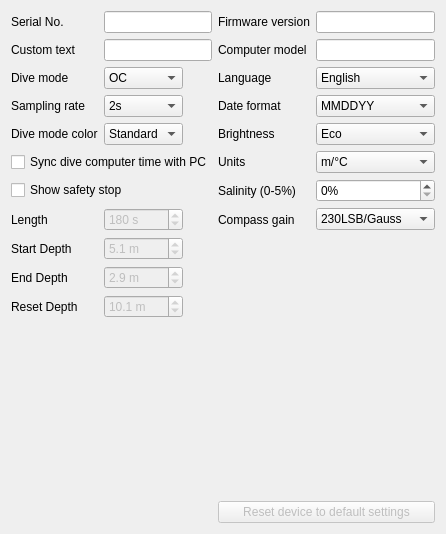
          <widget class="QWidget" name="basicSettings">
           <attribute name="title">
            <string>Basic settings</string>
           </attribute>
           <layout class="QGridLayout" name="gridLayout">
            <item row="5" column="4">
             <widget class="QComboBox" name="brightnessComboBox">
              <item>
               <property name="text">
                <string>Eco</string>
               </property>
              </item>
              <item>
               <property name="text">
                <string>Medium</string>
               </property>
              </item>
              <item>
               <property name="text">
                <string>High</string>
               </property>
              </item>
             </widget>
            </item>
            <item row="7" column="4">
             <widget class="QSpinBox" name="salinitySpinBox">
              <property name="suffix">
               <string>%</string>
              </property>
              <property name="maximum">
               <number>5</number>
              </property>
             </widget>
            </item>
            <item row="2" column="4">
             <widget class="QComboBox" name="languageComboBox">
              <item>
               <property name="text">
                <string>English</string>
               </property>
              </item>
              <item>
               <property name="text">
                <string>German</string>
               </property>
              </item>
              <item>
               <property name="text">
                <string>French</string>
               </property>
              </item>
              <item>
               <property name="text">
                <string>Italian</string>
               </property>
              </item>
             </widget>
            </item>
            <item row="6" column="4">
             <widget class="QComboBox" name="unitsComboBox">
              <item>
               <property name="text">
                <string>m/°C</string>
               </property>
              </item>
              <item>
               <property name="text">
                <string>ft/°F</string>
               </property>
              </item>
             </widget>
            </item>
            <item row="0" column="0">
             <widget class="QLabel">
              <property name="text">
               <string>Serial No.</string>
              </property>
              <property name="buddy">
               <cstring>serialNoLineEdit</cstring>
              </property>
             </widget>
            </item>
            <item row="0" column="1" colspan="2">
             <widget class="QLineEdit" name="serialNoLineEdit">
              <property name="sizePolicy">
               <sizepolicy hsizetype="Expanding" vsizetype="Fixed">
                <horstretch>1</horstretch>
                <verstretch>0</verstretch>
               </sizepolicy>
              </property>
              <property name="readOnly">
               <bool>true</bool>
              </property>
             </widget>
            </item>
            <item row="0" column="3">
             <widget class="QLabel">
              <property name="text">
               <string>Firmware version</string>
              </property>
              <property name="buddy">
               <cstring>firmwareVersionLineEdit</cstring>
              </property>
             </widget>
            </item>
            <item row="3" column="4">
             <widget class="QComboBox" name="dateFormatComboBox">
              <item>
               <property name="text">
                <string>MMDDYY</string>
               </property>
              </item>
              <item>
               <property name="text">
                <string>DDMMYY</string>
               </property>
              </item>
              <item>
               <property name="text">
                <string>YYMMDD</string>
               </property>
              </item>
             </widget>
            </item>
            <item row="0" column="4">
             <widget class="QLineEdit" name="firmwareVersionLineEdit">
              <property name="readOnly">
               <bool>true</bool>
              </property>
             </widget>
            </item>
            <item row="2" column="3">
             <widget class="QLabel">
              <property name="text">
               <string>Language</string>
              </property>
              <property name="buddy">
               <cstring>languageComboBox</cstring>
              </property>
             </widget>
            </item>
            <item row="3" column="3">
             <widget class="QLabel">
              <property name="text">
               <string>Date format</string>
              </property>
              <property name="buddy">
               <cstring>dateFormatComboBox</cstring>
              </property>
             </widget>
            </item>
            <item row="5" column="3">
             <widget class="QLabel">
              <property name="text">
               <string>Brightness</string>
              </property>
              <property name="buddy">
               <cstring>brightnessComboBox</cstring>
              </property>
             </widget>
            </item>
            <item row="6" column="3">
             <widget class="QLabel">
              <property name="text">
               <string>Units</string>
              </property>
              <property name="buddy">
               <cstring>unitsComboBox</cstring>
              </property>
             </widget>
            </item>
            <item row="7" column="3">
             <widget class="QLabel">
              <property name="text">
               <string>Salinity (0-5%)</string>
              </property>
              <property name="buddy">
               <cstring>salinitySpinBox</cstring>
              </property>
             </widget>
            </item>
            <item row="14" column="3" colspan="2">
             <widget class="QPushButton" name="resetButton">
              <property name="enabled">
               <bool>false</bool>
              </property>
              <property name="text">
               <string>Reset device to default settings</string>
              </property>
             </widget>
            </item>
            <item row="8" column="4">
             <widget class="QComboBox" name="compassGainComboBox">
              <property name="sizePolicy">
               <sizepolicy hsizetype="Preferred" vsizetype="Fixed">
                <horstretch>1</horstretch>
                <verstretch>0</verstretch>
               </sizepolicy>
              </property>
              <item>
               <property name="text">
                <string>230LSB/Gauss</string>
               </property>
              </item>
              <item>
               <property name="text">
                <string>330LSB/Gauss</string>
               </property>
              </item>
              <item>
               <property name="text">
                <string>390LSB/Gauss</string>
               </property>
              </item>
              <item>
               <property name="text">
                <string>440LSB/Gauss</string>
               </property>
              </item>
              <item>
               <property name="text">
                <string>660LSB/Gauss</string>
               </property>
              </item>
              <item>
               <property name="text">
                <string>820LSB/Gauss</string>
               </property>
              </item>
              <item>
               <property name="text">
                <string>1090LSB/Gauss</string>
               </property>
              </item>
              <item>
               <property name="text">
                <string>1370LSB/Gauss</string>
               </property>
              </item>
             </widget>
            </item>
            <item row="12" column="2">
             <spacer>
              <property name="orientation">
               <enum>Qt::Vertical</enum>
              </property>
              <property name="sizeHint" stdset="0">
               <size>
                <width>20</width>
                <height>177</height>
               </size>
              </property>
             </spacer>
            </item>
            <item row="1" column="1" colspan="2">
             <widget class="QLineEdit" name="customTextLlineEdit">
              <property name="sizePolicy">
               <sizepolicy hsizetype="Expanding" vsizetype="Fixed">
                <horstretch>1</horstretch>
                <verstretch>0</verstretch>
               </sizepolicy>
              </property>
              <property name="maxLength">
               <number>60</number>
              </property>
             </widget>
            </item>
            <item row="8" column="3">
             <widget class="QLabel">
              <property name="text">
               <string>Compass gain</string>
              </property>
              <property name="buddy">
               <cstring>compassGainComboBox</cstring>
              </property>
             </widget>
            </item>
            <item row="1" column="3">
             <widget class="QLabel">
              <property name="text">
               <string>Computer model</string>
              </property>
             </widget>
            </item>
            <item row="1" column="0">
             <widget class="QLabel">
              <property name="text">
               <string>Custom text</string>
              </property>
              <property name="buddy">
               <cstring>customTextLlineEdit</cstring>
              </property>
             </widget>
            </item>
            <item row="1" column="4">
             <widget class="QLineEdit" name="modelLineEdit">
              <property name="readOnly">
               <bool>true</bool>
              </property>
             </widget>
            </item>
            <item row="2" column="1">
             <widget class="QComboBox" name="diveModeComboBox">
              <item>
               <property name="text">
                <string>OC</string>
               </property>
              </item>
              <item>
               <property name="text">
                <string>CC</string>
               </property>
              </item>
              <item>
               <property name="text">
                <string>Gauge</string>
               </property>
              </item>
              <item>
               <property name="text">
                <string>Apnea</string>
               </property>
              </item>
             </widget>
            </item>
            <item row="2" column="0">
             <widget class="QLabel">
              <property name="text">
               <string>Dive mode</string>
              </property>
              <property name="buddy">
               <cstring>diveModeComboBox</cstring>
              </property>
             </widget>
            </item>
            <item row="3" column="1">
             <widget class="QComboBox" name="samplingRateComboBox">
              <item>
               <property name="text">
                <string>2s</string>
               </property>
              </item>
              <item>
               <property name="text">
                <string>10s</string>
               </property>
              </item>
             </widget>
            </item>
            <item row="3" column="0">
             <widget class="QLabel">
              <property name="text">
               <string>Sampling rate</string>
              </property>
              <property name="buddy">
               <cstring>samplingRateComboBox</cstring>
              </property>
             </widget>
            </item>
            <item row="5" column="1">
             <widget class="QComboBox" name="diveModeColour">
              <item>
               <property name="text">
                <string>Standard</string>
               </property>
              </item>
              <item>
               <property name="text">
                <string>Red</string>
               </property>
              </item>
              <item>
               <property name="text">
                <string>Green</string>
               </property>
              </item>
              <item>
               <property name="text">
                <string>Blue</string>
               </property>
              </item>
             </widget>
            </item>
            <item row="6" column="0" colspan="3">
             <widget class="QCheckBox" name="dateTimeSyncCheckBox">
              <property name="text">
               <string>Sync dive computer time with PC</string>
              </property>
             </widget>
            </item>
            <item row="5" column="0">
             <widget class="QLabel">
              <property name="text">
               <string>Dive mode color</string>
              </property>
              <property name="buddy">
               <cstring>diveModeColour</cstring>
              </property>
             </widget>
            </item>
            <item row="7" column="0" colspan="3">
             <widget class="QCheckBox" name="safetyStopCheckBox">
              <property name="text">
               <string>Show safety stop</string>
              </property>
             </widget>
            </item>
            <item row="10" column="0">
             <widget class="QLabel">
              <property name="text">
               <string>End Depth</string>
              </property>
             </widget>
            </item>
            <item row="8" column="1">
             <widget class="QSpinBox" name="safetyStopLengthSpinBox">
              <property name="enabled">
               <bool>false</bool>
              </property>
              <property name="suffix">
               <string> s</string>
              </property>
              <property name="minimum">
               <number>60</number>
              </property>
              <property name="maximum">
               <number>240</number>
              </property>
              <property name="value">
               <number>180</number>
              </property>
             </widget>
            </item>
            <item row="8" column="0">
             <widget class="QLabel">
              <property name="text">
               <string>Length</string>
              </property>
             </widget>
            </item>
            <item row="9" column="0">
             <widget class="QLabel">
              <property name="text">
               <string>Start Depth</string>
              </property>
             </widget>
            </item>
            <item row="11" column="0">
             <widget class="QLabel">
              <property name="text">
               <string>Reset Depth</string>
              </property>
             </widget>
            </item>
            <item row="9" column="1">
             <widget class="QDoubleSpinBox" name="safetyStopStartDepthDoubleSpinBox">
              <property name="enabled">
               <bool>false</bool>
              </property>
              <property name="suffix">
               <string> m</string>
              </property>
              <property name="decimals">
               <number>1</number>
              </property>
              <property name="minimum">
               <double>2.100000000000000</double>
              </property>
              <property name="maximum">
               <double>6.100000000000000</double>
              </property>
              <property name="singleStep">
               <double>0.100000000000000</double>
              </property>
              <property name="value">
               <double>5.100000000000000</double>
              </property>
             </widget>
            </item>
            <item row="10" column="1">
             <widget class="QDoubleSpinBox" name="safetyStopEndDepthDoubleSpinBox">
              <property name="enabled">
               <bool>false</bool>
              </property>
              <property name="suffix">
               <string> m</string>
              </property>
              <property name="decimals">
               <number>1</number>
              </property>
              <property name="minimum">
               <double>1.900000000000000</double>
              </property>
              <property name="maximum">
               <double>3.000000000000000</double>
              </property>
              <property name="value">
               <double>2.900000000000000</double>
              </property>
             </widget>
            </item>
            <item row="11" column="1">
             <widget class="QDoubleSpinBox" name="safetyStopResetDepthDoubleSpinBox">
              <property name="enabled">
               <bool>false</bool>
              </property>
              <property name="suffix">
               <string> m</string>
              </property>
              <property name="decimals">
               <number>1</number>
              </property>
              <property name="minimum">
               <double>8.100000000000000</double>
              </property>
              <property name="maximum">
               <double>15.100000000000000</double>
              </property>
              <property name="value">
               <double>10.100000000000000</double>
              </property>
             </widget>
            </item>
           </layout>
          </widget>
